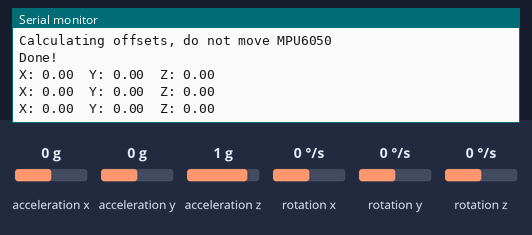
This sketch was run on a simulated ESP32. On the bench: the last lines printed to the serial monitor. The test bench sets the inputs (shaded band); at power-on: acceleration x 0 g, acceleration y 0 g, acceleration z 1 g, rotation z 0 °/s, rotation x 0 °/s, rotation y 0 °/s.

Above: at 4.2 s.
4.3 s: acceleration x set to -1.4 g
At 4.9 s:
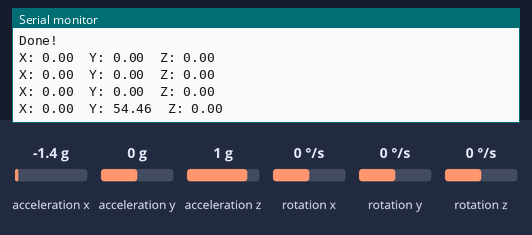
5.8 s: acceleration y set to -1.4 g
At 6.4 s:
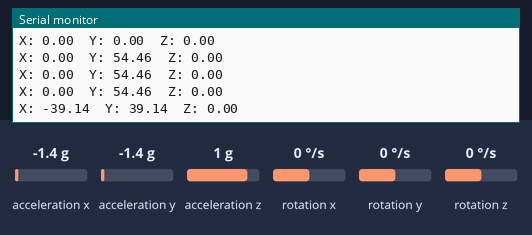
7.3 s: acceleration z set to -1.4 g
At 7.9 s:
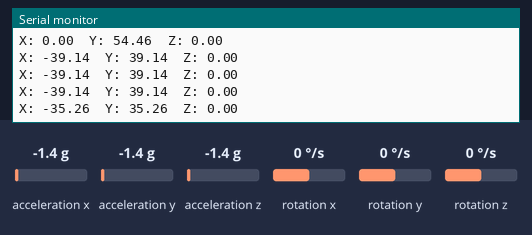
8.8 s: rotation z set to -192 °/s
At 9.4 s:
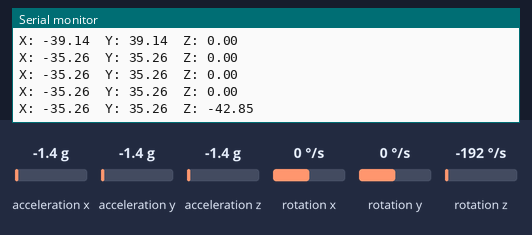
Timing chart, 0 to 11.3 s (numbered marks = the images above; inputs shaded):
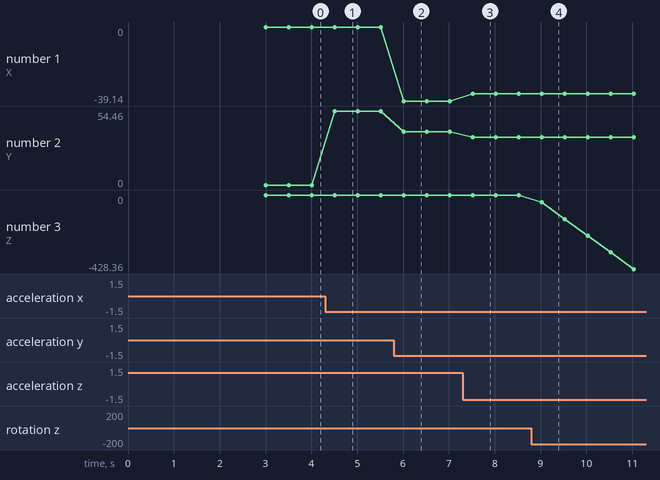

Measured:
- after the input at 4.3 s, the serial monitor: prints a new line after 0.21 s (image 1)
- after the input at 5.8 s, the serial monitor: prints a new line after 0.21 s (image 2)
- after the input at 7.3 s, the serial monitor: prints a new line after 0.22 s (image 3)
- after the input at 8.8 s, the serial monitor: prints a new line after 0.22 s (image 4)
- plotted number 1: 0 → -39.14 after the input at 5.8 s, -39.14 → -35.26 after the input at 7.3 s
- plotted number 2: 0 → 54.46 after the input at 4.3 s, 54.46 → 39.14 after the input at 5.8 s, 39.14 → 35.26 after the input at 7.3 s
- plotted number 3: 0 → -428.36 after the input at 8.8 s

The sketch:

MPU6050.ino
```cpp
#include <Wire.h>
#include <MPU6050_light.h>

MPU6050 mpu(Wire);

unsigned long timer = 0;

void setup() {
  Serial.begin(115200);
  delay(1000);

  Wire.begin(21, 22);

  Serial.println("Initializing MPU6050...");

  byte status = mpu.begin();
  Serial.print("MPU6050 status: ");
  Serial.println(status);
  while (status != 0) { } // stop if init failed

  Serial.println("Calculating offsets, do not move MPU6050");
  delay(1000);
  mpu.calcOffsets(); // gyro and accelero
  Serial.println("Done!\n");
}

void loop() {
  mpu.update();

  if (millis() - timer > 500) { // print every 500ms
    Serial.print("X: ");
    Serial.print(mpu.getAngleX());
    Serial.print("\tY: ");
    Serial.print(mpu.getAngleY());
    Serial.print("\tZ: ");
    Serial.println(mpu.getAngleZ());

    timer = millis();
  }
}
```
